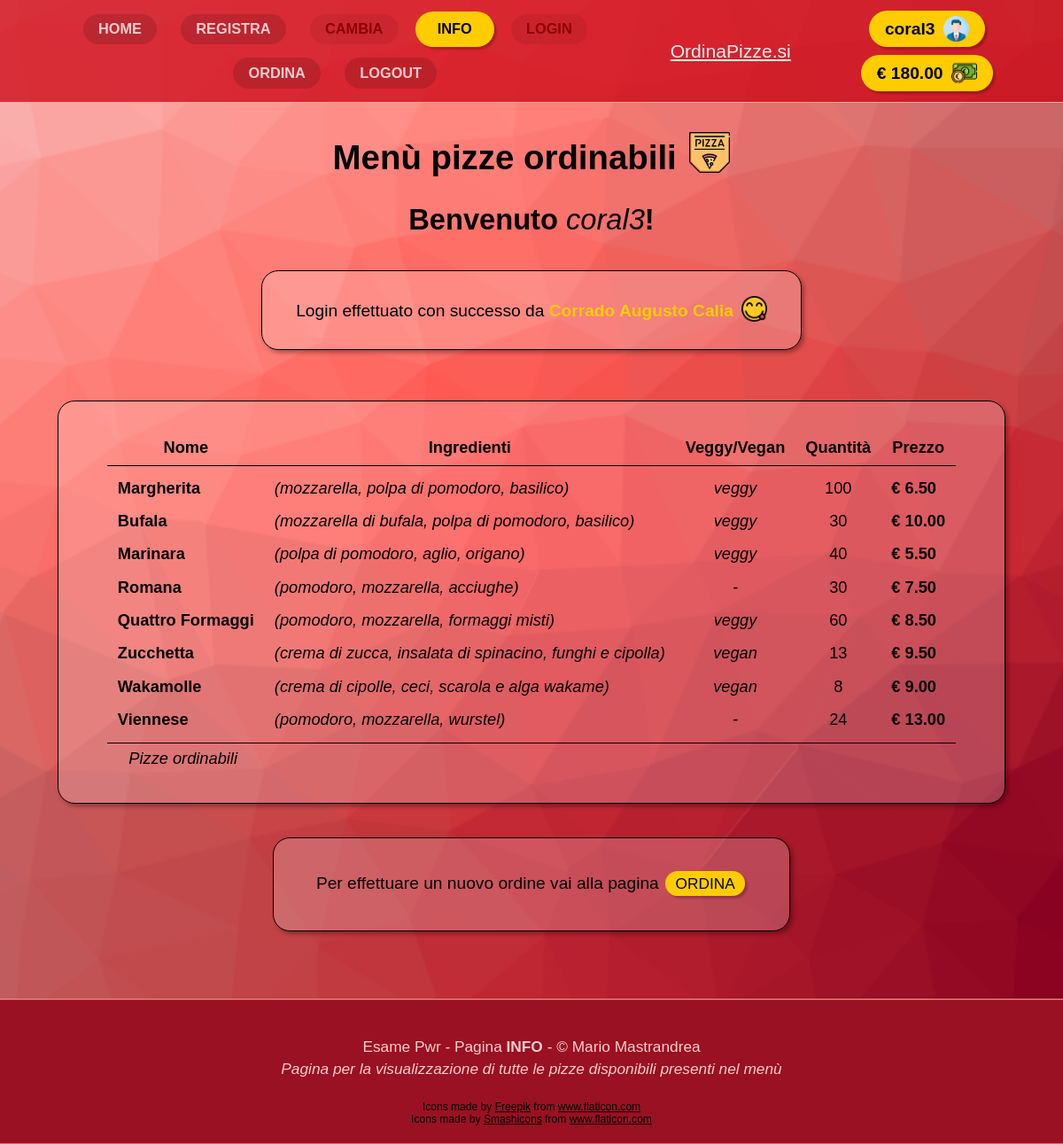
The page /website_pwr__project_copy/info/info.php?logged (signed in) on the database its author committed.
### tables this page shows
CREATE TABLE `pizze` (
  `id` int(10) UNSIGNED NOT NULL,
  `ingredienti` varchar(60) NOT NULL,
  `nome` varchar(32) NOT NULL,
  `tipo` enum('veggy','vegan') DEFAULT NULL,
  `prezzo` int(10) UNSIGNED NOT NULL,
  `qty` smallint(5) UNSIGNED NOT NULL
);

### website_pwr__project_copy/db_utilities.php (called while the page is built, shortened)
<?php
   function retrieve_available_pizzas_from_db(&$connection, &$statement, &$error_messages) {
      return retrieve_pizzas_with_min_qty(1, $connection, $statement, $error_messages);
   }
   function retrieve_pizzas_with_min_qty($min_qty, &$connection, &$statement, &$error_messages) {
      $query = "SELECT  id, ingredienti, nome, tipo, prezzo, qty
                  FROM `pizzasporto`.`pizze`
                 WHERE  qty >= ?";
      $statement = mysqli_prepare($connection, $query);
      mysqli_stmt_bind_param($statement, "i", $min_qty);
      mysqli_stmt_execute($statement);
      $menu_pizzas = array();
      mysqli_stmt_bind_result($statement, $pizza_id, $pizza_ingredients, $pizza_name,
                                 $pizza_type, $pizza_price, $pizza_qty);
      while(mysqli_stmt_fetch($statement)) {
         $menu_pizzas[$pizza_id] = array(
            "id" => $pizza_id,
            "ingredients" => $pizza_ingredients,
            "name" => $pizza_name,
            "type" => $pizza_type ?? "-",
            "price" => floatval($pizza_price) / 100.0,
            "qty" => $pizza_qty
         );
      }
      return $menu_pizzas;
   }
?>

### website_pwr__project_copy/info/retrieve_available_pizzas.php (called while the page is built, shortened)
<?php
   require "../db_utilities.php";
   $error_messages = array();
   $connection = mysqli_connect("localhost", "uWeak", "posso_leggere?", "pizzasporto", 8889);
   $statement = null;
   $available_menu_pizzas = retrieve_available_pizzas_from_db($connection, $statement, $error_messages);
?>

### website_pwr__project_copy/info/info_content.php (the view, shortened to what this page needs)
         </ul>  <?php
   $menu_table_rows = array();
   foreach($available_menu_pizzas as $pizza_id => $pizza_info) {
      $pizza_info["price"] = number_format($pizza_info["price"], 2);
      $row = "";
      if($is_user_authenticated) {
         $row =
            "<tr>
               <td class=\"pizza-name\">{$pizza_info['name']}</td>
               <td class=\"pizza-ingredients\">({$pizza_info['ingredients']})</td>
               <td class=\"pizza-type\">{$pizza_info['type']}</td>
               <td class=\"pizza-qty\">{$pizza_info['qty']}</td>
               <td class=\"pizza-price\"><span class=\"no-wrap\">&euro; {$pizza_info['price']}</span></td>
            </tr>";
      }
      array_push($menu_table_rows, $row);
   }
   $menu_table_rows = join("\n", $menu_table_rows);
   $menu_table_header = "";
   if($is_user_authenticated) {
      $menu_table_header =
         "<tr>
            <th>Nome</th>
            <th>Ingredienti</th>
            <th>Veggy/Vegan</th>
            <th>Quantit&agrave;</th>
            <th>Prezzo</th>
         </tr>";
   }
 ?>
<table id="menu-pizzas-table">
   <caption>Pizze ordinabili</caption>
   <thead>
      <?= $menu_table_header ?>
   </thead>
   <tbody>
      <?= $menu_table_rows ?>
   </tbody>
</table>

### website_pwr__project_copy/styles.css (style rules this page uses)
:root { --red-background-color: #f77; --red-header-color: #c01b; --light-red: #fa9; --very-light-red: #fcc; --red-footer-color: #912; --dark-yellow: #fc0; --light-yellow: #fc0b; --box-background-color: #fff3; --sky-blue: #47e; --dark-red-error: #300; --wood-green: #0b5; --yellow-error: #fe4; --page-name-disabled-red: #c44; --footer-height: 8.5rem; }
* { box-sizing: border-box; }
html { font-size: 1.2rem; }
body { font-family: 'Gill Sans', 'Gill Sans MT', 'Calibri', 'Trebuchet MS', sans-serif; margin: 0; padding: 0; border: 0; width: 100vw; min-height: calc(100vh - 8.5rem); background: center center url("images/red_background.png") var(--red-background-color) scroll no-repeat; background-size: cover; position: relative; }
nav.menu-flex-row > .menu-item { margin: 0.40rem 0.70rem; padding: 0.40rem 0.90rem; border: 0; border-radius: 50rem; font-size: 0.85em; color: var(--very-light-red); font-weight: 600; cursor: pointer; background-color: #0002; }
nav.menu-flex-row > .menu-item:not(.disabled):hover, nav.menu-flex-row > a.menu-item.selected:not(.disabled) { margin: 0.25rem 0.30rem; padding: 0.55rem 1.30rem; box-shadow: 0.15rem 0.15rem 0.1rem 0 #0003; }
nav.menu-flex-row > .menu-item.selected:not(.disabled) { background-color: var(--dark-yellow); color: black; }
nav.menu-flex-row > .menu-item.disabled { color: darkred; background-color: #0001; cursor: not-allowed; }
a { text-decoration: unset; color: inherit; }
span.no-wrap { white-space: nowrap; }

### website_pwr__project_copy/info/info.css (style rules this page uses)
#menu-pizzas-table { border-collapse: collapse; caption-side: bottom; margin: 0.2rem 0.4rem 0.5rem; font-size: 0.95em; }
#menu-pizzas-table th, #menu-pizzas-table td { padding: 0.4rem 0.6rem; }
#menu-pizzas-table td.pizza-type, #menu-pizzas-table td.pizza-qty { text-align: center; }
#menu-pizzas-table td.pizza-ingredients, #menu-pizzas-table td.pizza-type { font-style: italic; }
#menu-pizzas-table td.pizza-name, #menu-pizzas-table td.pizza-price { font-weight: 600; }
#menu-pizzas-table thead th { border-bottom: 1px solid black; padding-bottom: 0.5rem; }
#menu-pizzas-table tbody tr:first-child td { padding-top: 0.7rem; }
#menu-pizzas-table tbody tr:last-child td { border-bottom: 1px solid black; padding-bottom: 0.8rem; }
#menu-pizzas-table caption { margin-top: 0.3rem; font-style: italic; font-weight: normal; text-align: left; text-indent: 1.25rem; }

### rows shown on the page
pizze: nome "Margherita", ingredienti "mozzarella, polpa di pomodoro, basilico", tipo "veggy", qty "100"
pizze: nome "Bufala", ingredienti "mozzarella di bufala, polpa di pomodoro, basilico", tipo "veggy", qty "30"
pizze: nome "Marinara", ingredienti "polpa di pomodoro, aglio, origano", tipo "veggy", qty "40"
pizze: nome "Romana", ingredienti "pomodoro, mozzarella, acciughe", qty "30"
pizze: nome "Quattro Formaggi", ingredienti "pomodoro, mozzarella, formaggi misti", tipo "veggy", qty "60"
pizze: nome "Zucchetta", ingredienti "crema di zucca, insalata di spinacino, funghi e cipolla", tipo "vegan", qty "13"
pizze: nome "Wakamolle", ingredienti "crema di cipolle, ceci, scarola e alga wakame", tipo "vegan", qty "8"
pizze: nome "Viennese", ingredienti "pomodoro, mozzarella, wurstel", qty "24"

### other values the page prints
$menu_output "HOME REGISTRA CAMBIA INFO LOGIN ORDINA LOGOUT"
$username "coral3"
$money "180.00"
$_SESSION["logged-in-user"]["username"] "coral3"
$_SESSION["logged-in-user"]["name"] "Corrado Augusto"
$_SESSION["logged-in-user"]["surname"] "Calia"
$pizza_info['price'] "6.50 10.00 5.50 7.50 8.50 9.50 9.00 13.00"
$pizza_info['type'] "- -"
$page_name "INFO"
$page_description "Pagina per la visualizzazione di tutte le pizze disponibili presenti nel menù"
